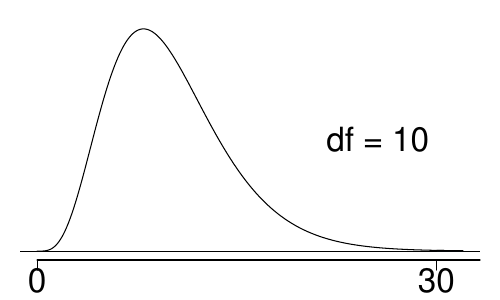

The R source for this figure:

pdf('above30WithDF10.pdf', 5, 3)

chiTail(df = 10, U = 30)

dev.off()